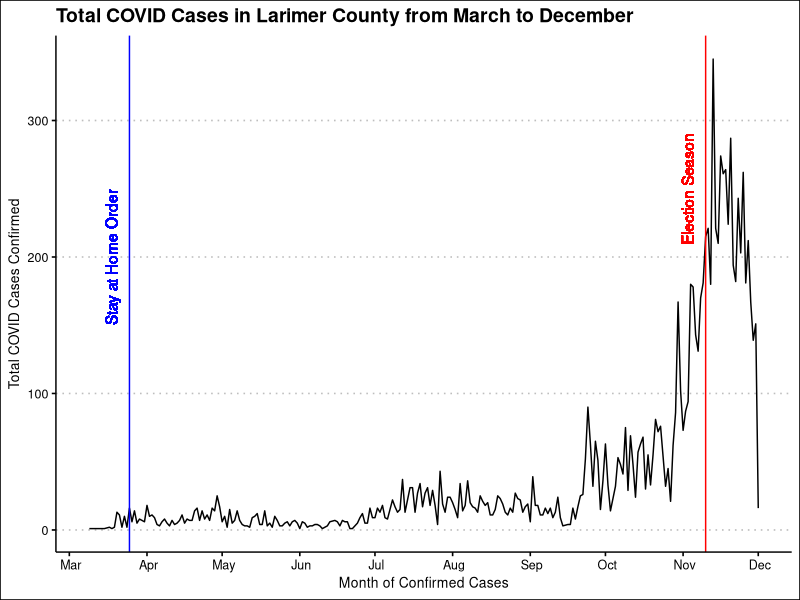

Source code (R):
## ---- chunk 1
knitr::opts_chunk$set(echo = FALSE, message = FALSE, warning = FALSE)
## ---- chunk 2

# Load libraries needed for analysis
library(tidyverse)
library(magrittr)
library(ggplot2)
library(ggthemes)
library(dplyr)
library(lubridate)

#Load dataset 
lc_covid <- read.csv("raw_data/LC-COVID-casesdata.csv")
## ---- chunk 3

# Group by reported date (combining to make total COVID cases)
total_covid <- lc_covid %>%
  group_by(ReportedDate) %>%
  count()

# Check the class before mutating 
class(x = total_covid$ReportedDate)

# Mutate to mdy 
total_covid <- mutate(.data = total_covid, 
                      date = mdy(ReportedDate))

# Group by month 
month_covid <- total_covid %>%
  group_by(month = floor_date(date, "month")) %>%
  summarise(n=sum(n))

## ---- chunk 4

# Plot date and totals with line graph
total_covid %>%
  ggplot() + 
  geom_line(aes(x = date, y = n)) + 
  scale_x_date(date_labels = " %b", date_breaks = "1 month") +
  theme_clean() +
  geom_vline(xintercept= as.Date("2020-11-10"), color="red", size=.5) +
  geom_vline(xintercept = as.Date("2020-03-25"), color = "blue", size = .5) +
  geom_text(aes(x=as.Date("2020-11-10"), label="Election Season", y=250), colour="red", angle=90, vjust = -1, text=element_text(size=10)) + 
    geom_text(aes(x=as.Date("2020-03-25"), label="Stay at Home Order", y=200), colour="blue", angle=90, vjust = -1, text=element_text(size=10)) + 
  ggtitle("Total COVID Cases in Larimer County from March to December") + 
  xlab("Month of Confirmed Cases") + 
  ylab("Total COVID Cases Confirmed")

